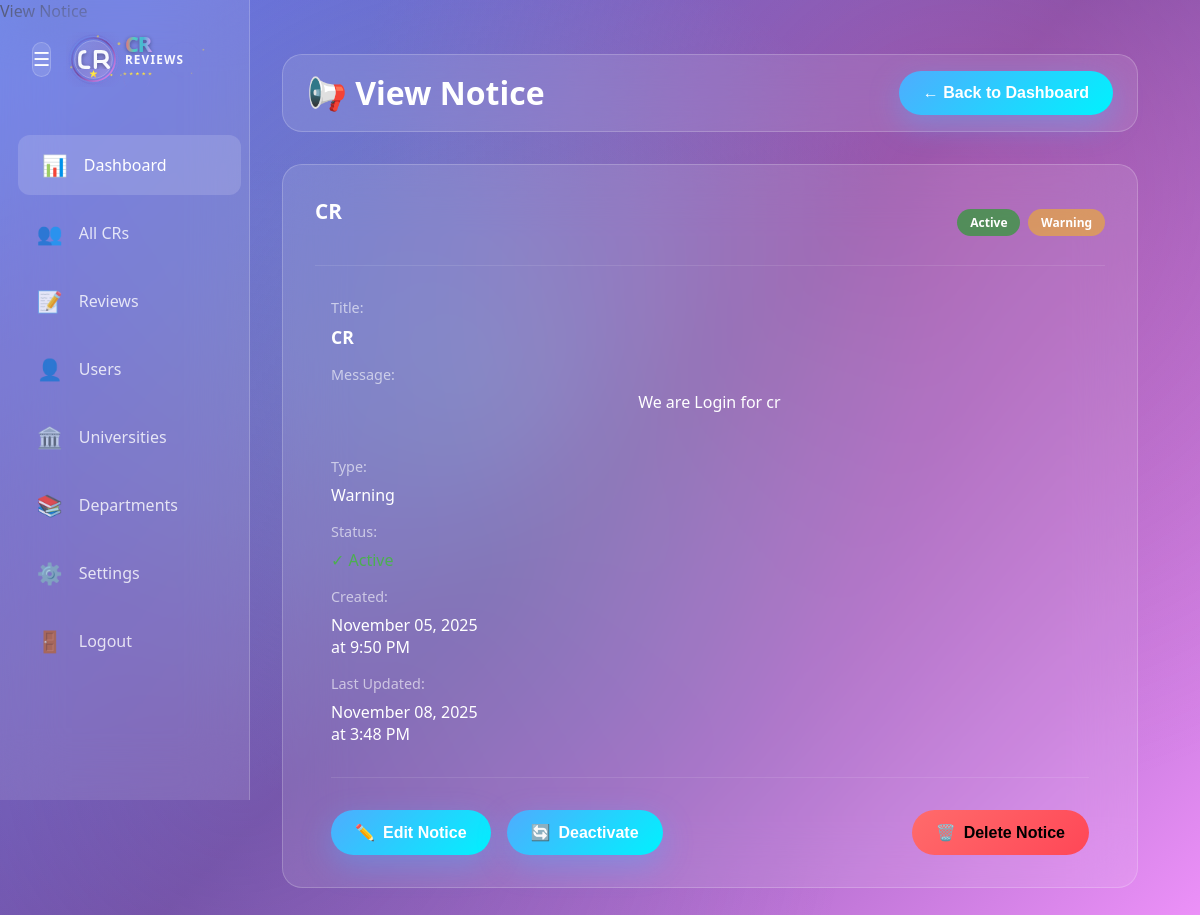
The app's page /admin_dashboard/notice/view/1/ (signed in) with its own data.
### admin_dashboard/models.py (models this page shows, shortened)
class Notice(models.Model):
    title = models.CharField(max_length=200)
    message = models.TextField()
    is_active = models.BooleanField(default=True)
    link = models.URLField(blank=True, null=True, help_text="Optional link for the notice")
    NOTICE_TYPES = [
        ('info', 'Information'),
        ('warning', 'Warning'),
        ('success', 'Success'),
        ('urgent', 'Urgent'),
    ]
    notice_type = models.CharField(max_length=20, choices=NOTICE_TYPES, default='info')
    created_at = models.DateTimeField(auto_now_add=True)
    updated_at = models.DateTimeField(auto_now=True)
    class Meta:
        ordering = ['-created_at']
        verbose_name = 'Notice'
        verbose_name_plural = 'Notices'

### admin_dashboard/views.py (the view)
# urls.py: path('admin_dashboard/notice/view/<int:pk>/', view_notice, name='view_notice'),
@staff_member_required
def view_notice(request, pk):
    notice = get_object_or_404(Notice, pk=pk)
    context = {
        'notice': notice,
        'title': f'View Notice: {notice.title}',
    }
    return render(request, 'admin_dashboard/view_notice.html', context)

### templates/admin_dashboard/view_notice.html (shortened to what this page needs)
{% load static %}
{% block content %}
<link rel="stylesheet" href="{% static 'style.css' %}">
<link rel="stylesheet" href="{% static 'admin_dashboard/admin_dashboard.css' %}">
<div class="class="container"">
    {% include 'admin_dashboard/sidebar.html' %}
    <main class="main-content1">
        <div class="top-bar1">
            <h1 class="page-title1">📢 View Notice</h1>
            <button class="btn1 btn-primary1" onclick="window.location.href='{% url 'admin_dashboard' %}'">
                <span>← Back to Dashboard</span>
            </button>
        </div>
        <div class="dashboard-card1" style="max-width: 900px; margin: 2rem auto;">
            <div class="card-header1" style="border-bottom: 1px solid rgba(255,255,255,0.1); padding-bottom: 1rem; margin-bottom: 2rem;">
                <h2 class="card-title1">{{ notice.title }}</h2>
                <div style="display: flex; gap: 0.5rem; align-items: center;">
                    {% if notice.is_active %}
                        <span class="badge1 approved">Active</span>
                    {% else %}
                        <span class="badge1 rejected">Inactive</span>
                    {% endif %}
                    <span class="badge1 {% if notice.notice_type == 'urgent' %}rejected{% elif notice.notice_type == 'success' %}approved{% else %}pending{% endif %}">
                        {{ notice.get_notice_type_display }}
                    </span>
                </div>
            </div>
            <div style="padding: 0 1rem;">
                <div style="margin-bottom: 2rem;">
                    <div style="display: grid; grid-template-columns: 150px 1fr; gap: 1.5rem; margin-bottom: 1rem;">
                        <div>
                            <label style="color: rgba(255,255,255,0.6); font-size: 0.9rem; display: block; margin-bottom: 0.5rem;">
                                Title:
                            </label>
                            <p style="color: white; font-size: 1.1rem; font-weight: 600; margin: 0;">
                                {{ notice.title }}
                            </p>
                        </div>
                    </div>
                    <div style="display: grid; grid-template-columns: 150px 1fr; gap: 1.5rem; margin-bottom: 1rem;">
                        <div>
                            <label style="color: rgba(255,255,255,0.6); font-size: 0.9rem; display: block; margin-bottom: 0.5rem;">
                                Message:
                            </label>
                        </div>
                        <div>
                            <p style="color: white; line-height: 1.6; margin: 0; white-space: pre-wrap;">
                                {{ notice.message }}
                            </p>
                        </div>
                    </div>
                    <div style="display: grid; grid-template-columns: 150px 1fr; gap: 1.5rem; margin-bottom: 1rem;">
                        <div>
                            <label style="color: rgba(255,255,255,0.6); font-size: 0.9rem; display: block; margin-bottom: 0.5rem;">
                                Type:
                            </label>
                            <p style="color: white; margin: 0;">
                                {{ notice.get_notice_type_display }}
                            </p>
                        </div>
                    </div>
                    <div style="display: grid; grid-template-columns: 150px 1fr; gap: 1.5rem; margin-bottom: 1rem;">
                        <div>
                            <label style="color: rgba(255,255,255,0.6); font-size: 0.9rem; display: block; margin-bottom: 0.5rem;">
                                Status:
                            </label>
                            <p style="color: white; margin: 0;">
                                {% if notice.is_active %}
                                    <span style="color: #4CAF50;">✓ Active</span>
                                {% else %}
                                    <span style="color: #FF6B6B;">✗ Inactive</span>
                                {% endif %}
                            </p>
                        </div>
                    </div>
                    <div style="display: grid; grid-template-columns: 150px 1fr; gap: 1.5rem; margin-bottom: 1rem;">
                        <div>
                            <label style="color: rgba(255,255,255,0.6); font-size: 0.9rem; display: block; margin-bottom: 0.5rem;">
                                Created:
                            </label>
                            <p style="color: white; margin: 0;">
                                {{ notice.created_at|date:"F d, Y" }} at {{ notice.created_at|time:"g:i A" }}
                            </p>
                        </div>
                    </div>
                    <div style="display: grid; grid-template-columns: 150px 1fr; gap: 1.5rem;">
                        <div>
                            <label style="color: rgba(255,255,255,0.6); font-size: 0.9rem; display: block; margin-bottom: 0.5rem;">
                                Last Updated:
                            </label>
                            <p style="color: white; margin: 0;">
                                {{ notice.updated_at|date:"F d, Y" }} at {{ notice.updated_at|time:"g:i A" }}
                            </p>
                        </div>
                    </div>
                </div>
                <div style="display: flex; gap: 1rem; padding-top: 2rem; border-top: 1px solid rgba(255,255,255,0.1);">
                    <button class="btn1 btn-primary1" onclick="window.location.href='{% url 'edit_notice' notice.pk %}'">
                        <span>✏️</span><span>Edit Notice</span>
                    </button>
                    <button class="btn1 btn-primary1" onclick="window.location.href='{% url 'toggle_notice' notice.pk %}'">
                        <span>🔄</span>
                        <span>{% if notice.is_active %}Deactivate{% else %}Activate{% endif %}</span>
                    </button>
                    <button class="btn1" style="background: linear-gradient(135deg, #FF6B6B, #FF4757); margin-left: auto;"
                            onclick="if(confirm('Are you sure you want to delete this notice?')) window.location.href='{% url 'delete_notice' notice.pk %}'">
                        <span>🗑️</span><span>Delete Notice</span>
                    </button>
                </div>
            </div>
        </div>
    </main>
</div>
{% endblock content %}

### static/style.css (style rules this page uses)
* { margin: 0; padding: 0; box-sizing: border-box; }
.card-title1 { color: white; font-size: 1.2rem; font-weight: 700; margin-bottom: 1.5rem; display: flex; align-items: center; gap: 0.8rem; }

### static/admin_dashboard/admin_dashboard.css (style rules this page uses)
.main-content1 { flex: 1; margin-left: 250px; padding: 2rem; transition: all 0.3s ease; width: calc(100% - 280px); min-height: 100vh; }
.top-bar1 { display: flex; justify-content: space-between; align-items: center; margin-bottom: 2rem; background: rgba(255, 255, 255, 0.1); backdrop-filter: blur(30px); padding: 1rem 1.5rem; border-radius: 20px; border: 1px solid rgba(255, 255, 255, 0.2); flex-wrap: wrap; gap: 1rem; }
.page-title1 { color: white; font-size: 2rem; font-weight: 700; }
.btn1 { padding: 0.8rem 1.5rem; border-radius: 50px; border: none; cursor: pointer; font-weight: 600; transition: all 0.3s ease; display: inline-flex; align-items: center; gap: 0.5rem; font-size: 1rem; }
.btn-primary1 { background: linear-gradient(135deg, #4facfe, #00f2fe); color: white; box-shadow: 0 10px 30px rgba(79, 172, 254, 0.4); }
.dashboard-card1 { background: rgba(255, 255, 255, 0.1); backdrop-filter: blur(30px); border-radius: 20px; padding: 2rem; border: 1px solid rgba(255, 255, 255, 0.2); margin-bottom: 2rem; }
.card-header1 { display: flex; justify-content: space-between; align-items: center; margin-bottom: 2rem; flex-wrap: wrap; gap: 1rem; }
.card-title1 { color: white; font-size: 1.3rem; font-weight: 700; }
.badge1 { padding: 0.3rem 0.8rem; border-radius: 50px; font-size: 0.75rem; font-weight: 600; }
.badge1.pending { background: rgba(255, 193, 7, 0.49); color: #ffffff; }
.badge1.approved { background: rgba(31, 161, 35, 0.635); color: #ffffff; }

### records on screen
Notice: title "CR", notice_type "Warning", message "We are Login for cr", created_at "November 05, 2025", created_at "9:50 PM", updated_at "November 08, 2025", updated_at "3:48 PM"
